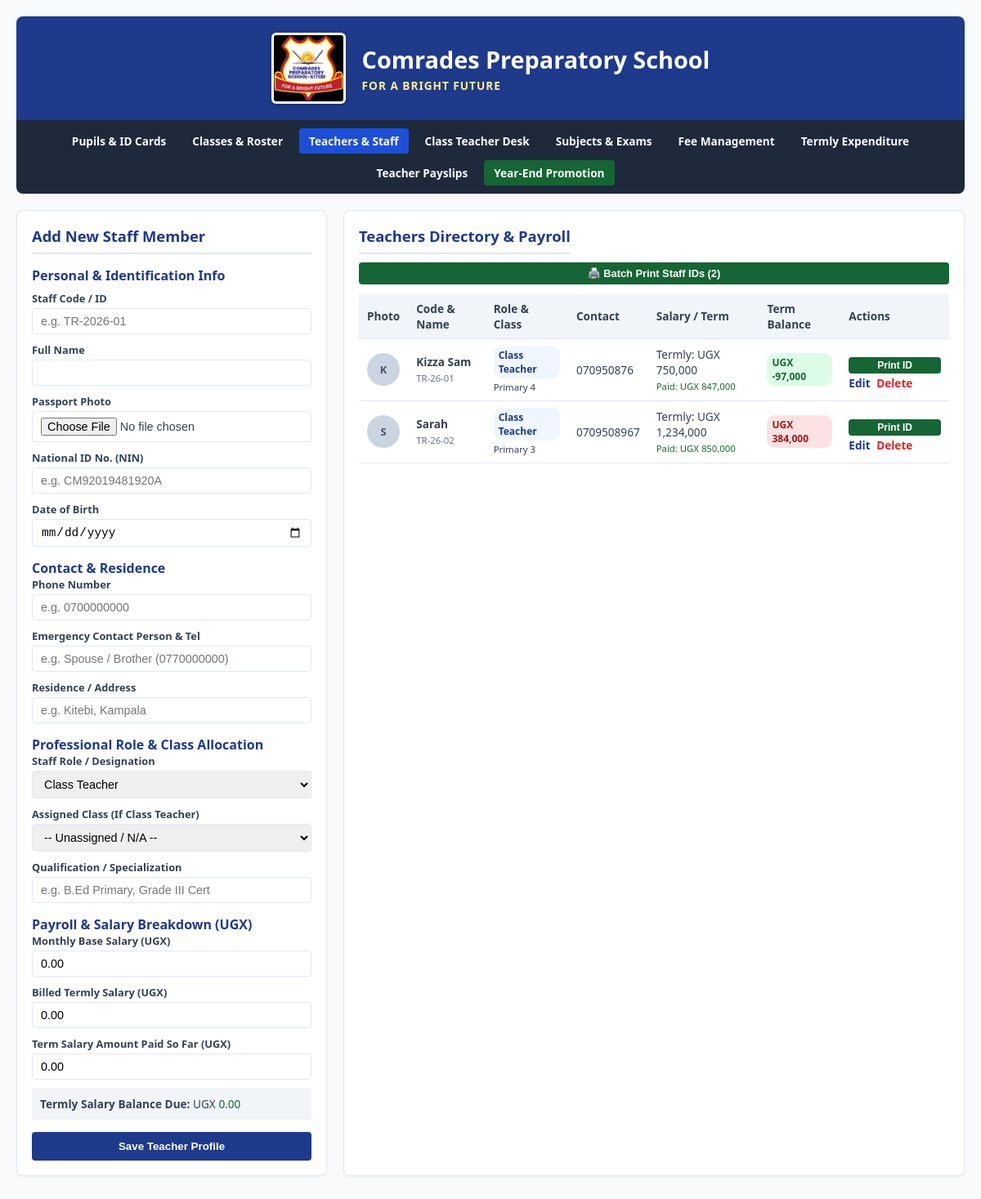
The app's page /teachers.php with its own data.
### tables this page shows
CREATE TABLE `teachers` (
  `teacher_id` int(11) NOT NULL,
  `staff_code` varchar(30) DEFAULT NULL,
  `teacher_name` varchar(100) NOT NULL,
  `photo` varchar(255) DEFAULT NULL,
  `phone` varchar(20) DEFAULT NULL,
  `emergency_contact` varchar(100) DEFAULT NULL,
  `qualification` varchar(100) DEFAULT NULL,
  `role` varchar(100) NOT NULL DEFAULT 'Teacher',
  `assigned_class_id` int(11) DEFAULT NULL,
  `dob` date DEFAULT NULL,
  `national_id` varchar(50) DEFAULT NULL,
  `address` text DEFAULT NULL,
  `salary` decimal(10,2) NOT NULL DEFAULT 0.00,
  `termly_salary` decimal(10,2) NOT NULL DEFAULT 0.00,
  `amount_paid` decimal(10,2) NOT NULL DEFAULT 0.00
);

CREATE TABLE `classes` (
  `class_id` int(11) NOT NULL,
  `class_name` varchar(50) NOT NULL
);

### teachers.php (the view, shortened to what this page needs)
<?php
require_once 'db.php';
$edit_teacher = null;
$teachers = $pdo->query("
    SELECT t.*, c.class_name, (t.termly_salary - t.amount_paid) AS salary_balance
    FROM Teachers t
    LEFT JOIN Classes c ON t.assigned_class_id = c.class_id
    ORDER BY t.teacher_id DESC
")->fetchAll(PDO::FETCH_ASSOC);
require_once 'header.php';
?>
<div class="grid">
    <div class="card">
        <h2><?= $edit_teacher ? 'Edit Staff Profile' : 'Add New Staff Member' ?></h2>
        <form action="teachers.php" method="POST" enctype="multipart/form-data">
            <div style="font-weight: bold; color: var(--primary); margin-bottom: 8px;">Personal & Identification Info</div>
            <div class="form-group">
                <label>Staff Code / ID</label>
                <input type="text" name="staff_code" value="<?= htmlspecialchars($edit_teacher['staff_code'] ?? '') ?>" placeholder="e.g. TR-2026-01" required>
            </div>
            <div class="form-group">
                <label>Full Name</label>
                <input type="text" name="teacher_name" value="<?= htmlspecialchars($edit_teacher['teacher_name'] ?? '') ?>" required>
            </div>
            <div class="form-group">
                <label>Passport Photo</label>
                <input type="file" name="photo" accept="image/*">
            </div>
            <div class="form-group">
                <label>National ID No. (NIN)</label>
                <input type="text" name="national_id" value="<?= htmlspecialchars($edit_teacher['national_id'] ?? '') ?>" placeholder="e.g. CM92019481920A">
            </div>
            <div class="form-group">
                <label>Date of Birth</label>
                <input type="date" name="dob" value="<?= htmlspecialchars($edit_teacher['dob'] ?? '') ?>">
            </div>
            <div style="margin-top: 15px; font-weight: bold; color: var(--primary);">Contact & Residence</div>
            <div class="form-group">
                <label>Phone Number</label>
                <input type="text" name="phone" value="<?= htmlspecialchars($edit_teacher['phone'] ?? '') ?>" placeholder="e.g. 0700000000">
            </div>
            <div class="form-group">
                <label>Emergency Contact Person & Tel</label>
                <input type="text" name="emergency_contact" value="<?= htmlspecialchars($edit_teacher['emergency_contact'] ?? '') ?>" placeholder="e.g. Spouse / Brother (0770000000)">
            </div>
            <div class="form-group">
                <label>Residence / Address</label>
                <input type="text" name="address" value="<?= htmlspecialchars($edit_teacher['address'] ?? '') ?>" placeholder="e.g. Kitebi, Kampala">
            </div>
            <div style="margin-top: 15px; font-weight: bold; color: var(--primary);">Professional Role & Class Allocation</div>
            <div class="form-group">
                <label>Staff Role / Designation</label>
                <select name="role" required>
                    <option value="Class Teacher" <?= ($edit_teacher['role'] ?? '') === 'Class Teacher' ? 'selected' : '' ?>>Class Teacher</option>
                </select>
            </div>
            <div class="form-group">
                <label>Assigned Class (If Class Teacher)</label>
                <select name="assigned_class_id">
                    <option value="">-- Unassigned / N/A --</option>
                </select>
            </div>
            <div class="form-group">
                <label>Qualification / Specialization</label>
                <input type="text" name="qualification" value="<?= htmlspecialchars($edit_teacher['qualification'] ?? '') ?>" placeholder="e.g. B.Ed Primary, Grade III Cert">
            </div>
            <div style="margin-top: 15px; font-weight: bold; color: var(--primary);">Payroll & Salary Breakdown (UGX)</div>
            <div class="form-group">
                <label>Monthly Base Salary (UGX)</label>
                <input type="number" step="1000" id="t_salary" name="salary" value="<?= htmlspecialchars($edit_teacher['salary'] ?? '0.00') ?>" required>
            </div>
            <div class="form-group">
                <label>Billed Termly Salary (UGX)</label>
                <input type="number" step="1000" id="t_termly" name="termly_salary" value="<?= htmlspecialchars($edit_teacher['termly_salary'] ?? '0.00') ?>" placeholder="Base Salary × 3 Months" required>
            </div>
            <div class="form-group">
                <label>Term Salary Amount Paid So Far (UGX)</label>
                <input type="number" step="1000" id="t_paid" name="amount_paid" value="<?= htmlspecialchars($edit_teacher['amount_paid'] ?? '0.00') ?>" required>
            </div>
            <div style="background: #f1f5f9; padding: 10px; border-radius: 4px; margin-top: 6px; font-size: 0.85rem;">
                <strong>Termly Salary Balance Due:</strong> UGX <span id="calc_salary_bal">0.00</span>
            </div>
            <button type="submit" class="btn" style="margin-top: 15px;"><?= $edit_teacher ? 'Update Teacher Profile' : 'Save Teacher Profile' ?></button>
        </form>
    </div>
    <div class="card">
        <div style="display:flex; justify-content:space-between; align-items:center; flex-wrap:wrap; margin-bottom:12px;">
            <h2 style="margin:0;">Teachers Directory & Payroll</h2>
            <button type="button" class="btn" style="background:#166534; padding:6px 12px; font-size:0.8rem;"
                    onclick='batchPrintStaffIDs(<?= json_encode($teachers, JSON_HEX_TAG | JSON_HEX_APOS | JSON_HEX_QUOT | JSON_HEX_AMP) ?>)'>
                🖨️ Batch Print Staff IDs (<?= count($teachers) ?>)
            </button>
        </div>
        <div style="overflow-x: auto;">
            <table>
                <thead>
                    <tr>
                        <th>Photo</th>
                        <th>Code & Name</th>
                        <th>Role & Class</th>
                        <th>Contact</th>
                        <th>Salary / Term</th>
                        <th>Term Balance</th>
                        <th>Actions</th>
                    </tr>
                </thead>
                <tbody>
                    <?php if (empty($teachers)): ?>
                        <tr><td colspan="7" style="text-align: center;">No teachers registered yet.</td></tr>
                    <?php else: ?>
                        <?php foreach ($teachers as $t): ?>
                            <tr>
                                <td>
                                    <?php if (!empty($t['photo'])): ?>
                                        <img src="<?= htmlspecialchars($t['photo']) ?>" style="width:40px; height:40px; border-radius:50%; object-fit:cover;">
                                    <?php else: ?>
                                        <div style="width:40px; height:40px; border-radius:50%; background:#cbd5e1; display:flex; align-items:center; justify-content:center; font-weight:bold; font-size:0.8rem; color:#475569;">
                                            <?= strtoupper(substr($t['teacher_name'], 0, 1)) ?>
                                        </div>
                                    <?php endif; ?>
                                </td>
                                <td>
                                    <strong><?= htmlspecialchars($t['teacher_name']) ?></strong>
                                    <br><small style="color:#64748b;"><?= htmlspecialchars($t['staff_code'] ?? ('TR-' . $t['teacher_id'])) ?></small>
                                </td>
                                <td>
                                    <span class="badge" style="background:#eff6ff; color:#1e3a8a; font-size:0.75rem;"><?= htmlspecialchars($t['role']) ?></span>
                                    <br><small><?= htmlspecialchars($t['class_name'] ?? 'No Assigned Class') ?></small>
                                </td>
                                <td>
                                    <?= htmlspecialchars($t['phone'] ?? 'No Phone') ?>
                                </td>
                                <td>
                                    Termly: UGX <?= number_format($t['termly_salary']) ?>
                                    <br><small style="color: #166534;">Paid: UGX <?= number_format($t['amount_paid']) ?></small>
                                </td>
                                <td>
                                    <span class="badge <?= $t['salary_balance'] <= 0 ? 'badge-success' : 'badge-danger' ?>">
                                        UGX <?= number_format($t['salary_balance']) ?>
                                    </span>
                                </td>
                                <td class="actions">
                                    <button type="button" class="btn" style="padding: 3px 6px; font-size: 0.75rem; background:#166534; margin-bottom:2px;"
                                            onclick='printStaffCard(<?= json_encode($t, JSON_HEX_TAG | JSON_HEX_APOS | JSON_HEX_QUOT | JSON_HEX_AMP) ?>)'>
                                        Print ID
                                    </button>
                                    <a href="teachers.php?edit=<?= $t['teacher_id'] ?>" class="edit">Edit</a>
                                    <a href="teachers.php?delete=<?= $t['teacher_id'] ?>" class="delete" onclick="return confirm('Delete teacher record?');">Delete</a>
                                </td>
                            </tr>
                        <?php endforeach; ?>
                    <?php endif; ?>
                </tbody>
            </table>
        </div>
    </div>
</div>
</body>
</html>

### header.php (shortened to what this page needs)
<!DOCTYPE html>
<html lang="en">
<head>
</head>
<body>
<div class="container">
    <header>
        <img src="badge.jpg" alt="Comrades Preparatory School Badge" class="school-logo">
        <div class="header-title-container">
            <h1 style="margin:0; font-size: 1.8rem;">Comrades Preparatory School</h1>
            <div class="school-motto">FOR A BRIGHT FUTURE</div>
        </div>
    </header>
        <nav>
    <?php $current_page = basename($_SERVER['PHP_SELF']); ?>
    <a href="index.php" class="<?= $current_page === 'index.php' ? 'active' : '' ?>">Pupils & ID Cards</a>
    <a href="classes.php" class="<?= $current_page === 'classes.php' ? 'active' : '' ?>">Classes & Roster</a>
    <a href="teachers.php" class="<?= $current_page === 'teachers.php' ? 'active' : '' ?>">Teachers & Staff</a>
    <a href="class_teacher_dashboard.php" class="<?= $current_page === 'class_teacher_dashboard.php' ? 'active' : '' ?>">Class Teacher Desk</a>
    <a href="subjects_exams.php" class="<?= $current_page === 'subjects_exams.php' ? 'active' : '' ?>">Subjects & Exams</a>
    <a href="fees.php" class="<?= $current_page === 'fees.php' ? 'active' : '' ?>">Fee Management</a>
    <a href="expenditure.php" class="<?= $current_page === 'expenditure.php' ? 'active' : '' ?>">Termly Expenditure</a>
    <a href="payslip.php" class="<?= $current_page === 'payslip.php' ? 'active' : '' ?>">Teacher Payslips</a>
    <a href="promote_pupils.php" class="highlight <?= $current_page === 'promote_pupils.php' ? 'active' : '' ?>">Year-End Promotion</a>
</nav>

### header.php (style rules this page uses)
:root { --primary: #1e3a8a; --primary-hover: #1d4ed8; --bg: #f8fafc; --surface: #ffffff; --text: #334155; --border: #e2e8f0; --danger: #dc2626; --success: #166534; --warning: #d97706; }
body { font-family: 'Segoe UI', Tahoma, Geneva, Verdana, sans-serif; background-color: var(--bg); color: var(--text); margin: 0; padding: 20px; }
.container { max-width: 1300px; margin: 0 auto; }
header { background-color: var(--primary); color: white; padding: 20px; border-radius: 8px 8px 0 0; display: flex; align-items: center; justify-content: center; gap: 20px; text-align: left; }
header img.school-logo { width: 85px; height: auto; border-radius: 6px; background: #ffffff; padding: 3px; box-shadow: 0 2px 5px rgba(0,0,0,0.2); }
.header-title-container { display: flex; flex-direction: column; }
.school-motto { font-size: 0.85rem; font-weight: 700; letter-spacing: 1px; color: #fef08a; text-transform: uppercase; margin-top: 3px; }
nav { background: #1e293b; padding: 10px 15px; border-radius: 0 0 8px 8px; margin-bottom: 20px; display: flex; gap: 8px; flex-wrap: wrap; justify-content: center; }
nav a { color: #f8fafc; text-decoration: none; font-weight: 600; padding: 6px 12px; border-radius: 4px; font-size: 0.85rem; transition: background-color 0.2s; }
nav a:hover, nav a.active { background-color: var(--primary-hover); }
nav a.highlight { background-color: #166534; }
.grid { display: grid; grid-template-columns: 380px 1fr; gap: 20px; }
.card { background: var(--surface); border-radius: 8px; padding: 18px; border: 1px solid var(--border); box-shadow: 0 1px 3px rgba(0,0,0,0.05); margin-bottom: 20px; }
.card h2 { margin-top: 0; font-size: 1.15rem; color: var(--primary); border-bottom: 2px solid var(--border); padding-bottom: 8px; }
.form-group { margin-bottom: 10px; }
.form-group label { display: block; font-weight: 600; font-size: 0.8rem; margin-bottom: 3px; }
.form-group input, .form-group select, .form-group textarea { width: 100%; padding: 7px 10px; border: 1px solid var(--border); border-radius: 4px; box-sizing: border-box; font-size: 0.9rem; }
button.btn { width: 100%; background-color: var(--primary); color: white; border: none; padding: 10px; font-weight: 600; border-radius: 4px; cursor: pointer; margin-top: 10px; }
table { width: 100%; border-collapse: collapse; font-size: 0.85rem; }
th, td { padding: 8px 10px; text-align: left; border-bottom: 1px solid var(--border); }
th { background-color: #f1f5f9; font-weight: 600; }
.badge { padding: 3px 6px; border-radius: 10px; font-size: 0.75rem; font-weight: 600; display: inline-block; }
.badge-success { background: #dcfce7; color: #166534; }
.badge-danger { background: #fee2e2; color: #991b1b; }
.actions a, .actions button { text-decoration: none; margin-right: 4px; font-weight: 600; }
.actions a.edit { color: var(--primary); }
.actions a.delete { color: var(--danger); }

### records on screen
teachers: teacher_name "K", teacher_name "Kizza Sam", staff_code "TR-26-01", role "Class Teacher", assigned_class.class_name "Primary 4", phone "070950876", termly_salary "750,000", amount_paid "847,000", salary_balance "-97,000"
teachers: teacher_name "S", teacher_name "Sarah", staff_code "TR-26-02", role "Class Teacher", assigned_class.class_name "Primary 3", phone "0709508967", termly_salary "1,234,000", amount_paid "850,000", salary_balance "384,000"

### other values on screen
count($teachers) "2"
